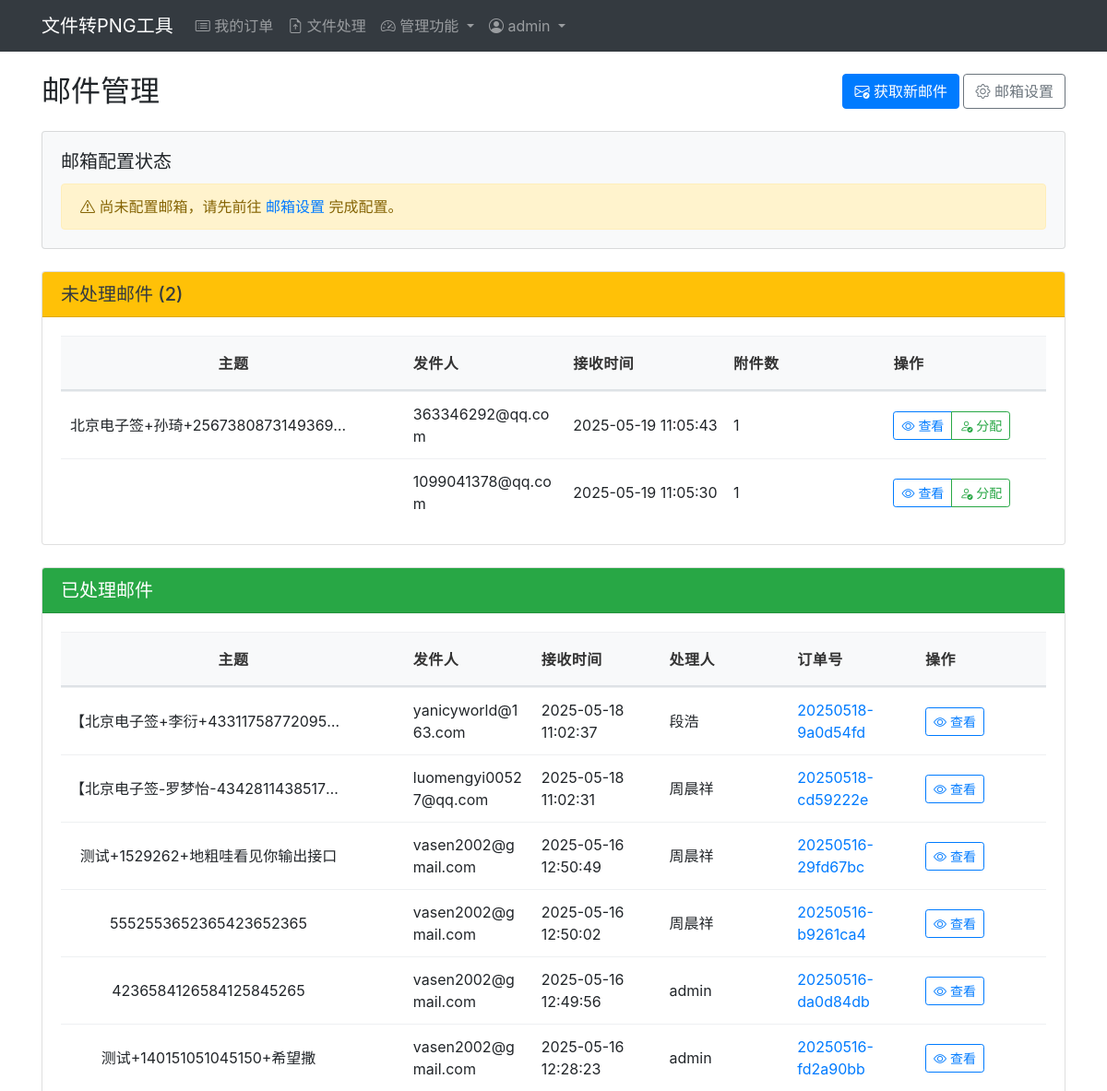
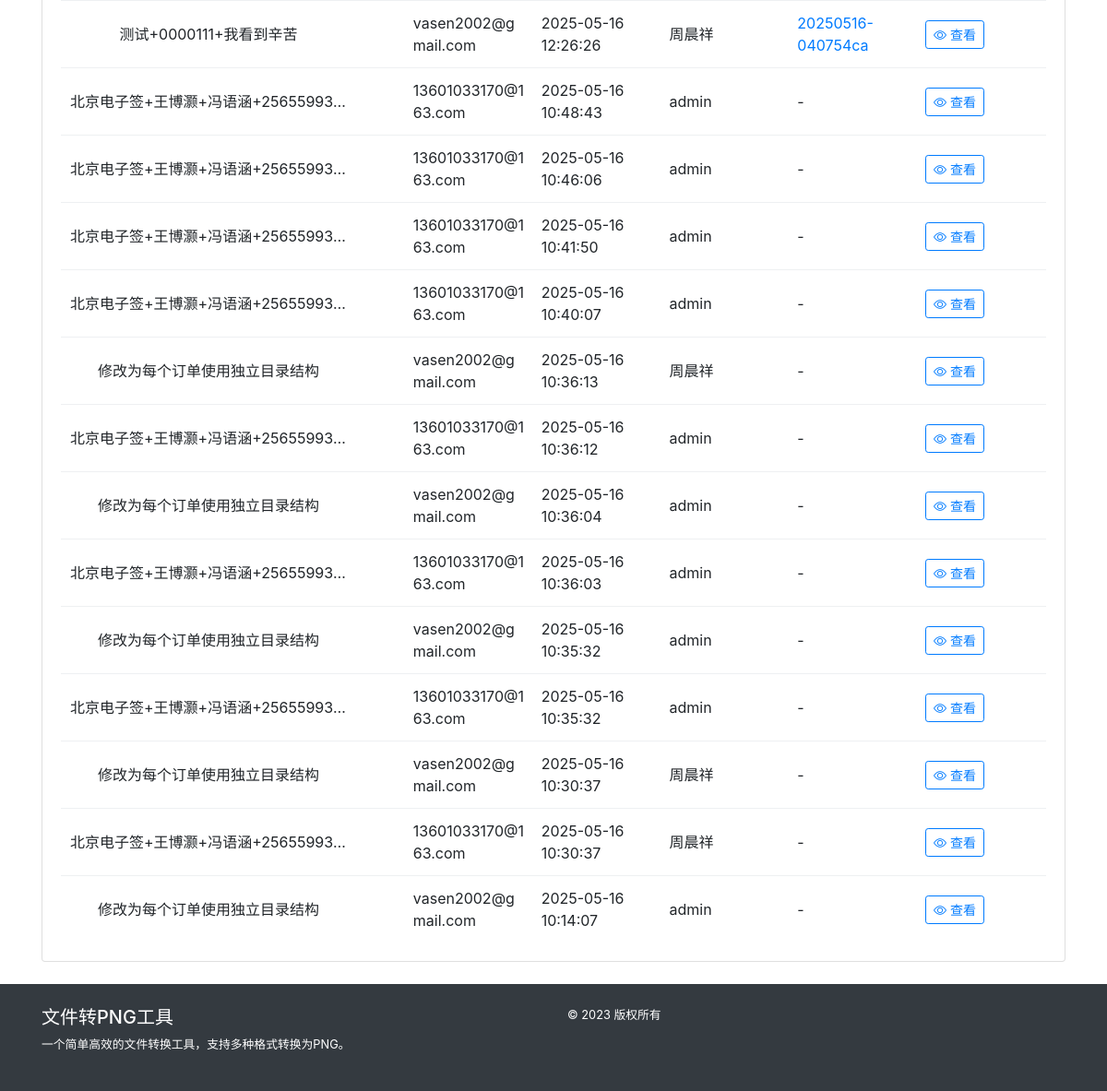
Page /mail/ (signed in) on the earlier database version (2 pictures, top to bottom).
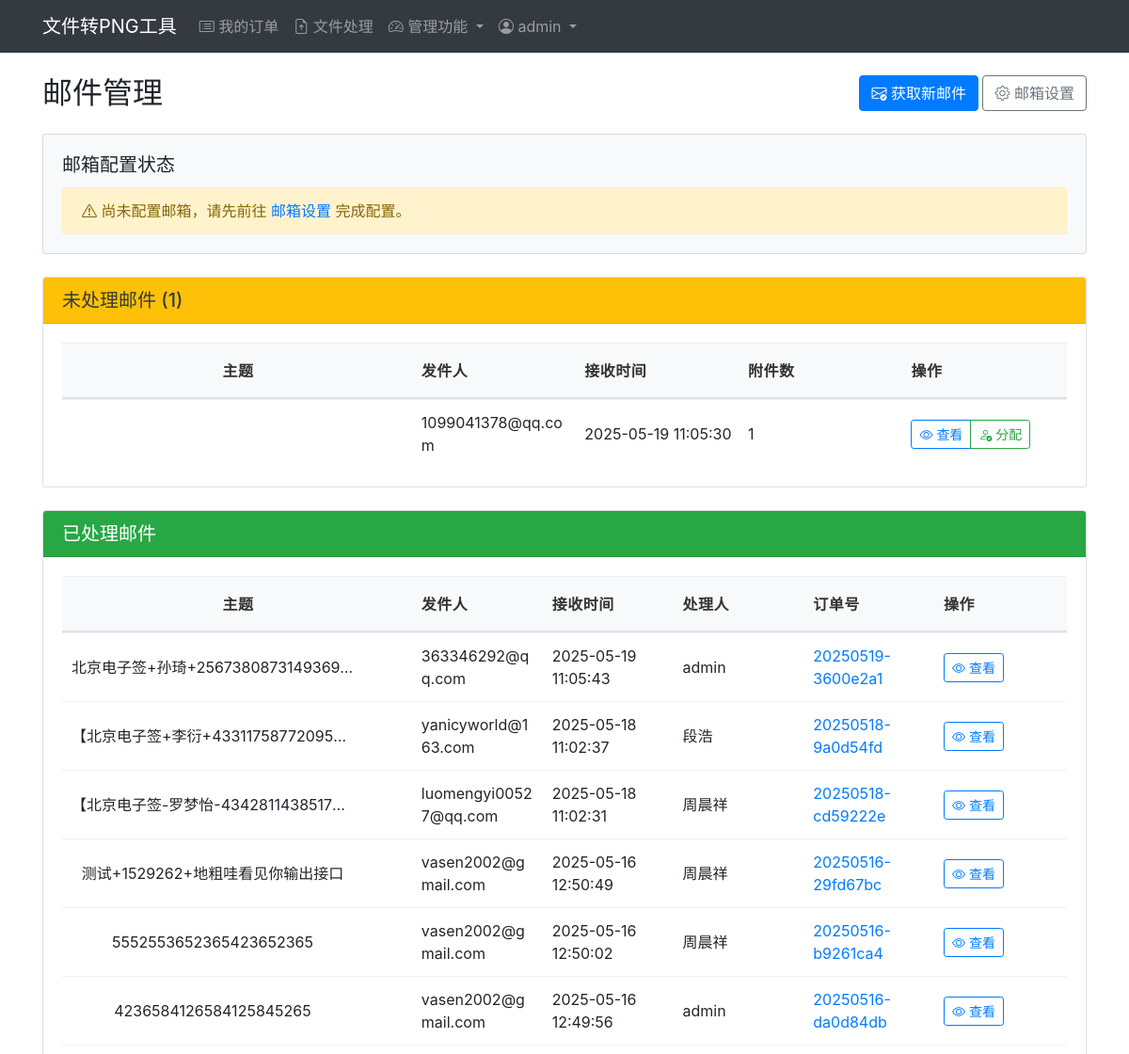
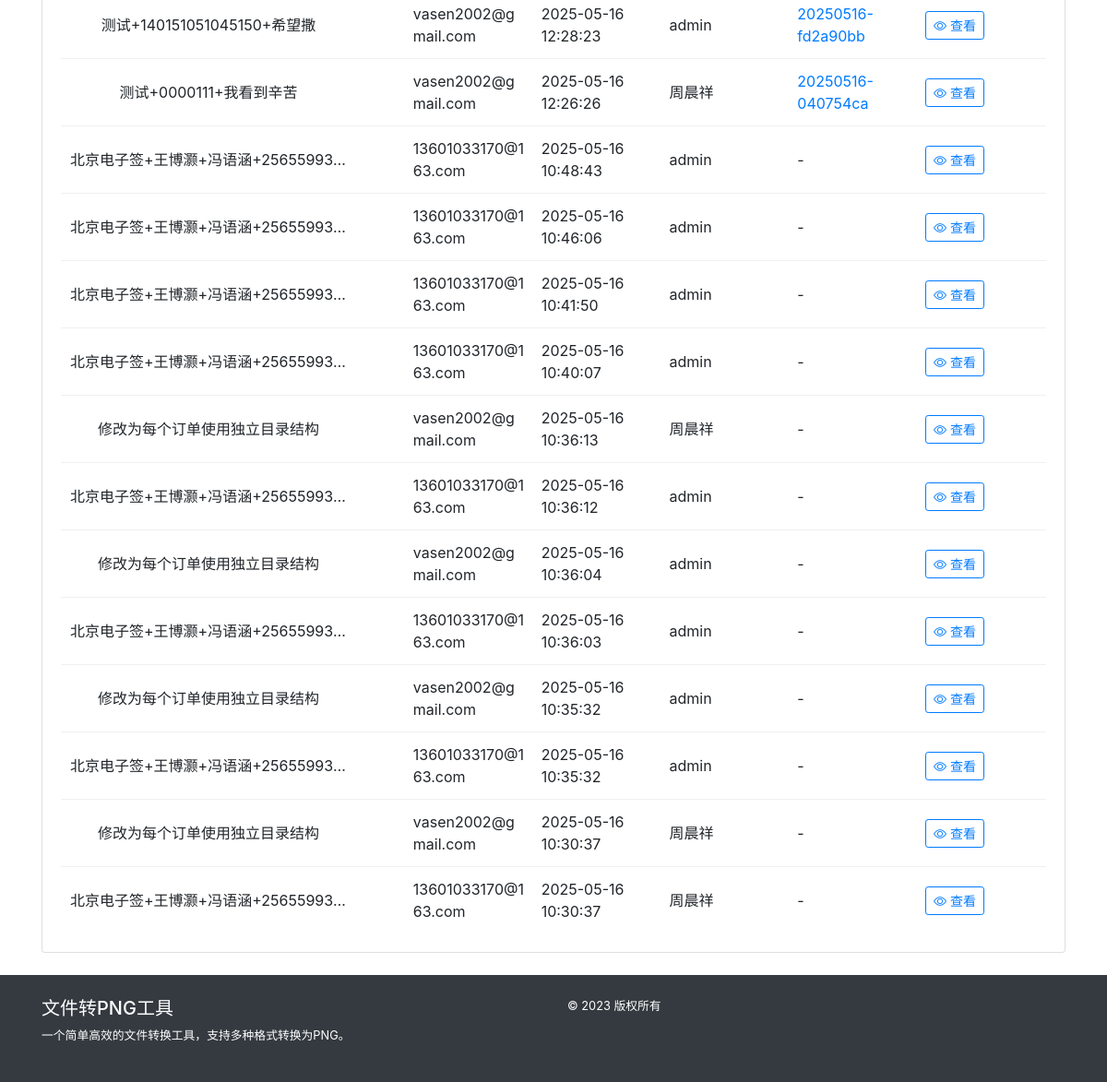
Same page on the later database version (2 pictures, top to bottom).
### models.py (models this page shows, shortened)
class Email(db.Model):
    __tablename__ = 'emails'
    id = db.Column(db.Integer, primary_key=True)
    uid = db.Column(db.String(100), nullable=False)  # 邮件UID，用于标识邮件
    subject = db.Column(db.String(255), nullable=False)  # 邮件主题
    sender = db.Column(db.String(100), nullable=False)   # 发件人邮箱
    sender_name = db.Column(db.String(100), nullable=True)  # 发件人名称
    received_at = db.Column(db.DateTime, default=datetime.datetime.utcnow)  # 接收时间
    content = db.Column(db.Text, nullable=True)         # 邮件内容
    processed = db.Column(db.Boolean, default=False)    # 是否已处理
    assigned_to = db.Column(db.Integer, db.ForeignKey('admin_user.id'), nullable=True)  # 分配给谁
    __table_args__ = (
        db.UniqueConstraint('uid', 'subject', name='_uid_subject_uc'),
    )
    attachments = db.relationship('EmailAttachment', backref='email', lazy=True, cascade="all, delete-orphan")
    processor = db.relationship('AdminUser', backref='assigned_emails', foreign_keys=[assigned_to])
    orders = db.relationship('Order', backref='source_email', foreign_keys=[Order.email_id])

class AdminUser(db.Model):
    __tablename__ = 'admin_user'  # 显式指定表名
    id = db.Column(db.Integer, primary_key=True)
    username = db.Column(db.String(50), unique=True, nullable=False)
    password_hash = db.Column(db.String(128), nullable=False)
    is_admin = db.Column(db.Boolean, default=False)  # 默认为普通用户
    email = db.Column(db.String(100), nullable=True)
    full_name = db.Column(db.String(100), nullable=True)
    created_at = db.Column(db.DateTime, default=datetime.datetime.utcnow)
    last_login = db.Column(db.DateTime, nullable=True)
    is_active = db.Column(db.Boolean, default=True)  # 账户是否激活

class Order(db.Model):
    __tablename__ = 'orders'  # 显式指定表名，避免使用SQL保留字'order'
    id = db.Column(db.Integer, primary_key=True)
    order_number = db.Column(db.String(32), unique=True, nullable=False)
    created_at = db.Column(db.DateTime, default=datetime.datetime.utcnow)
    updated_at = db.Column(db.DateTime, default=datetime.datetime.utcnow, onupdate=datetime.datetime.utcnow)
    is_active = db.Column(db.Boolean, default=True)  # 保留此字段以兼容现有代码
    STATUS_PENDING = 'pending'      # 待处理
    STATUS_MATERIAL = 'material'    # 补材料
    STATUS_REVIEWED = 'reviewed'    # 已审核
    STATUS_ACTIVE = 'active'        # 活跃
    STATUS_ARCHIVED = 'archived'    # 归档
    status = db.Column(db.String(20), default=STATUS_PENDING)  # 默认为待处理状态
    note = db.Column(db.Text, nullable=True)
    is_merged = db.Column(db.Boolean, default=False)  # 是否为合并订单
    merged_from = db.Column(db.Text, nullable=True)   # 存储源订单号，以逗号分隔
    user_id = db.Column(db.Integer, db.ForeignKey('admin_user.id'), nullable=True)
    user = db.relationship('AdminUser', backref='orders')
    email_id = db.Column(db.Integer, db.ForeignKey('emails.id'), nullable=True)
    files = db.relationship('UploadedFile', backref='order', lazy=True, cascade="all, delete-orphan")
    conversions = db.relationship('ConvertedFile', backref='order', lazy=True, cascade="all, delete-orphan")

### app/mail/routes.py (the view)
@mail_bp.route('/')
@admin_required
def index():
    unprocessed_emails = Email.query.filter_by(processed=False).order_by(Email.received_at.desc()).all()
    processed_emails = Email.query.filter_by(processed=True).order_by(Email.received_at.desc()).limit(20).all()
    users = AdminUser.query.all()
    mail_config = {
        'host': current_app.config.get('MAIL_HOST'),
        'port': current_app.config.get('MAIL_PORT'),
        'username': current_app.config.get('MAIL_USERNAME'),
        'folder': current_app.config.get('MAIL_FOLDER')
    }
    return render_template('mail/index.html',
                          unprocessed_emails=unprocessed_emails,
                          processed_emails=processed_emails,
                          users=users,
                          mail_config=mail_config)

### app/__init__.py (called while the page is built)
def setup_template_context(app):
    @app.context_processor
    def inject_now():
        return {'now': datetime.utcnow()}
    @app.context_processor
    def inject_functions():
        from models import AdminUser, Order
        def get_current_user():
            from flask import session
            if 'admin_id' in session:
                return AdminUser.query.get(session['admin_id'])
            return None
        def get_db():
            """获取数据库对象，供模板使用"""
            return db
        def get_active_order(user_id):
            from models import Order
            return Order.query.filter_by(is_active=True, user_id=user_id).first()
        return dict(
            get_current_user=get_current_user,
            get_db=get_db,
            get_active_order=get_active_order,
            Order=Order
        )

### app/templates/mail/index.html (shortened to what the changed rows need)
{% extends "base.html" %}
{% block content %}
<div class="row">
    <div class="col-12 mb-4">
        <div class="d-flex justify-content-between align-items-center">
            <h2 class="mb-0">邮件管理</h2>
        </div>
    </div>
    <div class="col-12 mb-4">
        <div class="card">
            <div class="card-header bg-warning text-dark">
                <h5 class="mb-0">未处理邮件 ({{ unprocessed_emails|length }})</h5>
            </div>
            <div class="card-body">
                {% if unprocessed_emails %}
                <div class="table-responsive">
                    <table class="table table-hover">
                        <thead>
                            <tr>
                                <th style="width: 35%;">主题</th>
                                <th>发件人</th>
                                <th>接收时间</th>
                                <th>附件数</th>
                                <th>操作</th>
                            </tr>
                        </thead>
                        <tbody>
                            {% for email in unprocessed_emails %}
                            <tr>
                                <td>
                                    <div class="text-truncate" style="max-width: 300px;" title="{{ email.subject }}">
                                        {{ email.subject }}
                                    </div>
                                </td>
                                <td>{{ email.sender }}</td>
                                <td>{{ email.received_at.strftime('%Y-%m-%d %H:%M:%S') }}</td>
                                <td>{{ email.attachments|length }}</td>
                                <td>
                                    <div class="btn-group">
                                        <a href="{{ url_for('mail.view_email', email_id=email.id) }}" class="btn btn-sm btn-outline-primary">
                                            <i class="bi bi-eye"></i> 查看
                                        </a>
                                        <button type="button" class="btn btn-sm btn-outline-success assign-btn" data-email-id="{{ email.id }}">
                                            <i class="bi bi-person-check"></i> 分配
                                        </button>
                                    </div>
                                </td>
                            </tr>
                            {% endfor %}
                        </tbody>
                    </table>
                </div>
                {% else %}
                <div class="alert alert-info mb-0">
                    <p class="mb-0">暂无未处理邮件</p>
                </div>
                {% endif %}
            </div>
        </div>
    </div>
    <div class="col-12">
        <div class="card">
            <div class="card-body">
                {% if processed_emails %}
                <div class="table-responsive">
                    <table class="table table-hover">
                        <thead>
                            <tr>
                                <th style="width: 35%;">主题</th>
                                <th>发件人</th>
                                <th>接收时间</th>
                                <th>处理人</th>
                                <th>订单号</th>
                                <th>操作</th>
                            </tr>
                        </thead>
                        <tbody>
                            {% for email in processed_emails %}
                            <tr>
                                <td>
                                    <div class="text-truncate" style="max-width: 300px;" title="{{ email.subject }}">
                                        {{ email.subject }}
                                    </div>
                                </td>
                                <td>{{ email.sender }}</td>
                                <td>{{ email.received_at.strftime('%Y-%m-%d %H:%M:%S') }}</td>
                                <td>{{ email.processor.username if email.processor else '-' }}</td>
                                <td>
                                    {% if email.orders %}
                                    {% for order in email.orders %}
                                    <a href="{{ url_for('orders.view_order', order_number=order.order_number) }}">
                                        {{ order.order_number }}
                                    </a>
                                    {% endfor %}
                                    {% else %}
                                    -
                                    {% endif %}
                                </td>
                                <td>
                                    <a href="{{ url_for('mail.view_email', email_id=email.id) }}" class="btn btn-sm btn-outline-primary">
                                        <i class="bi bi-eye"></i> 查看
                                    </a>
                                </td>
                            </tr>
                            {% endfor %}
                        </tbody>
                    </table>
                </div>
                {% else %}
                <div class="alert alert-info mb-0">
                    <p class="mb-0">暂无已处理邮件</p>
                </div>
                {% endif %}
            </div>
        </div>
    </div>
</div>
{% endblock %}

Differences in the rows shown:
no longer on this page (row unchanged): Email: subject "修改为每个订单使用独立目录结构", sender "vasen2002@gmail.com", received_at "2025-05-16 10:14:07", processor "admin", shown under "已处理邮件"
changed Email "363346292@qq.com": moves from the list under "未处理邮件 (2)" to the list under "已处理邮件"
added Order: order_number "20250519-3600e2a1", shown under Email "363346292@qq.com"
Other differences:
{{ unprocessed_emails|length }}: "2" → "1"
